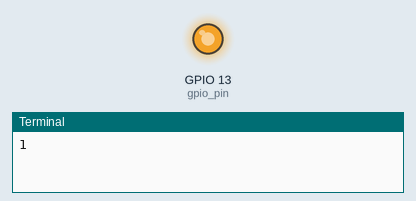
Recording of a program running on a simulated Raspberry Pi (BCM pin numbers). On the bench: output pins drawn as LEDs (lit = HIGH), the last lines printed to the terminal. At 8.0 s the program stops and its outputs stay as they are.

Above: at 0.1 s.
At 8.1 s:
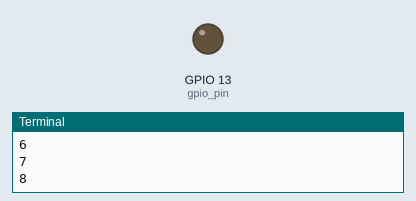
Timing chart, 0 to 9.5 s (numbered marks = the images above):
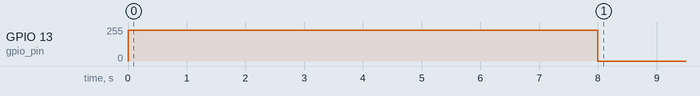

Measured:
- by itself, GPIO 13 (gpio_pin): 0/255 → 230/255 at 0.00 s, → 0/255 8.0 s later

The program:

piezo.py
```python
import RPi.GPIO as GPIO
import time

GPIO.setmode(GPIO.BCM)
gpio_pin=13
GPIO.setup(gpio_pin, GPIO.OUT)

try:

	scale = [ 261, 294, 329, 349, 392, 440, 493, 523 ]
	scale2 = [ 1047, 1175, 1319, 1397, 1568, 1760, 1976, 2093 ]
	p = GPIO.PWM(gpio_pin, 100)
	GPIO.output(gpio_pin, True)
	p.start(100) # start the PWM on 100% duty cycle
	p.ChangeDutyCycle(90) # change the duty cycle to 90%

	for i in range(8):
		print (i+1)
		p.ChangeFrequency(scale2[i])
		time.sleep(1)

	p.stop()   # stop the PWM output

finally:
	GPIO.cleanup()
```
